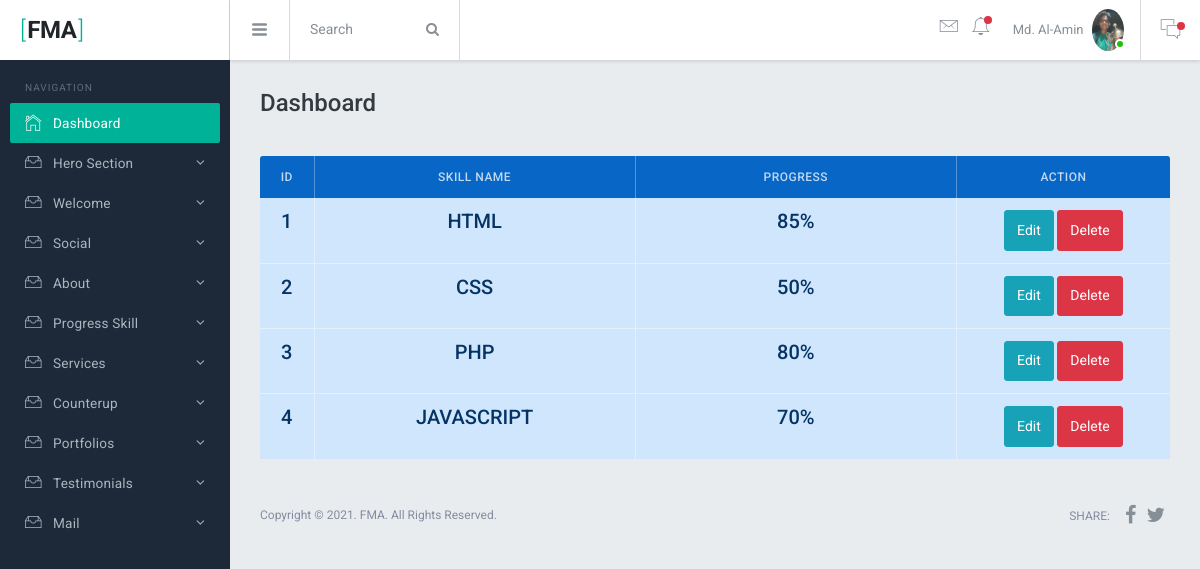
Page /admin/view-progress.php (signed in) on the committed database.
### tables this page shows
CREATE TABLE `progress` (
  `id` int(10) UNSIGNED NOT NULL,
  `name` varchar(255) NOT NULL,
  `progress` varchar(255) NOT NULL,
  `status` tinyint(4) NOT NULL DEFAULT 1
);

### admin/view-progress.php (the view)
<?php require_once 'inc/header.php';
  $select = "SELECT * FROM progress WHERE status = 1";
  $query = mysqli_query($conn, $select);
?>
 <table class="table table-bordered table-colored table-primary">
    <thead>
      <tr>
        <th class="wd-5p text-center">ID</th>
        <th class="wd-30p text-center">Skill Name</th>
        <th class="wd-30p text-center">Progress</th>
        <th class="wd-20p text-center">Action</th>
      </tr>
    </thead>
    <tbody>
      <?php foreach ($query as $key => $progress): ?>
      <tr>
        <th class="text-center" scope="row"><h5><?= isset($progress['name']) ? ++$key : '' ?></h5></th>
        <td class="text-center text-uppercase"><h5><?= isset($progress['name']) ? $progress['name'] : '' ?></h5></td>
        <td class="text-center text-uppercase"><h5><?= isset($progress['progress']) ? $progress['progress'].'%' : '' ?></h5></td>
        <?php if (isset($progress['name'])): ?>
        <td class="text-center">
          <a href="edit-progress.php?id=<?= $progress['id'] ?>" class="btn btn-info">Edit</a>
          <a href="delete-progress.php?id=<?= $progress['id'] ?>" class="btn btn-danger">Delete</a>
        </td>
        <?php endif;
      endforeach ?>
      </tr>
    </tbody>
  </table>
<?php require_once 'inc/footer.php'; ?>

### admin/inc/header.php (shortened to what this page needs)
<?php
require_once '../db.php';
  $adminId = $_SESSION['loginAdminId'];
$select = "SELECT * FROM admin WHERE id = $adminId";
$query = mysqli_query($conn, $select);
$assoc = mysqli_fetch_assoc($query);
?>
<!DOCTYPE html>
<html lang="en">
  <head>
    <link href="assets/lib/font-awesome/css/font-awesome.css" rel="stylesheet">
    <link href="assets/lib/Ionicons/css/ionicons.css" rel="stylesheet">
    <link href="../assets/lib/perfect-scrollbar/css/perfect-scrollbar.css" rel="stylesheet">
    <link href="assets/lib/jquery-switchbutton/jquery.switchButton.css" rel="stylesheet">
    <link href="assets/lib/rickshaw/rickshaw.min.css" rel="stylesheet">
    <link href="assets/lib/chartist/chartist.css" rel="stylesheet">
    <link rel="stylesheet" href="assets/css/bracket.css">
  </head>
  <body>
    <div class="br-logo"><a href=""><span>[</span>FMA<span>]</span></a></div>
    <div class="br-sideleft overflow-y-auto">
      <label class="sidebar-label pd-x-15 mg-t-20">Navigation</label>
      <div class="br-sideleft-menu">
        <a href="dashboard.php" class="br-menu-link active">
          <div class="br-menu-item">
            <i class="menu-item-icon icon ion-ios-home-outline tx-22"></i>
            <span class="menu-item-label">Dashboard</span>
          </div>
        </a>
        <a href="#" class="br-menu-link">
          <div class="br-menu-item">
            <i class="menu-item-icon icon ion-ios-filing-outline tx-24"></i>
            <span class="menu-item-label">Hero Section</span>
            <i class="menu-item-arrow fa fa-angle-down"></i>
          </div>
        </a>
         <a href="#" class="br-menu-link">
          <div class="br-menu-item">
            <i class="menu-item-icon icon ion-ios-filing-outline tx-24"></i>
            <span class="menu-item-label">Welcome</span>
            <i class="menu-item-arrow fa fa-angle-down"></i>
          </div>
        </a>
         <a href="#" class="br-menu-link">
          <div class="br-menu-item">
            <i class="menu-item-icon icon ion-ios-filing-outline tx-24"></i>
            <span class="menu-item-label">Social</span>
            <i class="menu-item-arrow fa fa-angle-down"></i>
          </div>
        </a>
         <a href="#" class="br-menu-link">
          <div class="br-menu-item">
            <i class="menu-item-icon icon ion-ios-filing-outline tx-24"></i>
            <span class="menu-item-label">About</span>
            <i class="menu-item-arrow fa fa-angle-down"></i>
          </div>
        </a>
         <a href="#" class="br-menu-link">
          <div class="br-menu-item">
            <i class="menu-item-icon icon ion-ios-filing-outline tx-24"></i>
            <span class="menu-item-label">Progress Skill</span>
            <i class="menu-item-arrow fa fa-angle-down"></i>
          </div>
        </a>
         <a href="#" class="br-menu-link">
          <div class="br-menu-item">
            <i class="menu-item-icon icon ion-ios-filing-outline tx-24"></i>
            <span class="menu-item-label">Services</span>
            <i class="menu-item-arrow fa fa-angle-down"></i>
          </div>
        </a>
         <a href="#" class="br-menu-link">
          <div class="br-menu-item">
            <i class="menu-item-icon icon ion-ios-filing-outline tx-24"></i>
            <span class="menu-item-label">Counterup</span>
            <i class="menu-item-arrow fa fa-angle-down"></i>
          </div>
        </a>
        <a href="#" class="br-menu-link">
          <div class="br-menu-item">
            <i class="menu-item-icon icon ion-ios-filing-outline tx-24"></i>
            <span class="menu-item-label">Portfolios</span>
            <i class="menu-item-arrow fa fa-angle-down"></i>
          </div>
        </a>
        <a href="#" class="br-menu-link">
          <div class="br-menu-item">
            <i class="menu-item-icon icon ion-ios-filing-outline tx-24"></i>
            <span class="menu-item-label">Testimonials</span>
            <i class="menu-item-arrow fa fa-angle-down"></i>
          </div>
        </a>
        <a href="#" class="br-menu-link">
          <div class="br-menu-item">
            <i class="menu-item-icon icon ion-ios-filing-outline tx-24"></i>
            <span class="menu-item-label">Mail</span>
            <i class="menu-item-arrow fa fa-angle-down"></i>
          </div>
        </a>
      </div>
      <br>
    </div>
    <div class="br-header">
      <div class="br-header-left">
        <div class="navicon-left hidden-md-down"><a id="btnLeftMenu" href=""><i class="icon ion-navicon-round"></i></a></div>
        <div class="input-group hidden-xs-down wd-170 transition">
          <input id="searchbox" type="text" class="form-control" placeholder="Search">
          <span class="input-group-btn">
            <button class="btn btn-secondary" type="button"><i class="fa fa-search"></i></button>
          </span>
        </div>
      </div>
      <div class="br-header-right">
        <nav class="nav">
          <div class="dropdown">
            <a href="" class="nav-link pd-x-7 pos-relative" data-toggle="dropdown">
              <i class="icon ion-ios-email-outline tx-24"></i>
              <?php
              $not = "SELECT * FROM mail WHERE notification = 'on'";
              $nq = mysqli_query($conn, $not);
              $na = mysqli_fetch_assoc($nq);
               ?>
              <span class="square-8 <?= isset($na['notification']) == 'on' ? 'bg-danger' : '' ?> pos-absolute t-15 r-0 rounded-circle"></span>
            </a>
          </div>
          <div class="dropdown">
            <a href="" class="nav-link pd-x-7 pos-relative" data-toggle="dropdown">
              <i class="icon ion-ios-bell-outline tx-24"></i>
              <span class="square-8 bg-danger pos-absolute t-15 r-5 rounded-circle"></span>
            </a>
          </div>
          <div class="dropdown">
            <a href="" class="nav-link nav-link-profile" data-toggle="dropdown">
              <span class="logged-name hidden-md-down"><?= $assoc['name'] ?></span>
              <img src="upload/profile/<?= $assoc['image'] ?>" class="wd-32 rounded-circle" alt="">
              <span class="square-10 bg-success"></span>
            </a>
          </div>
        </nav>
        <div class="navicon-right">
          <a id="btnRightMenu" href="" class="pos-relative">
            <i class="icon ion-ios-chatboxes-outline"></i>
            <span class="square-8 bg-danger pos-absolute t-10 r--5 rounded-circle"></span>
          </a>
        </div>
      </div>
    </div>
    <div class="br-mainpanel">
      <div class="pd-30">
        <h4 class="tx-gray-800 mg-b-5">Dashboard</h4>
      </div>
      <div class="br-pagebody mg-t-5 pd-x-30">

### rows in the picture
progress: name "HTML", progress "85"
progress: name "CSS", progress "50"
progress: name "PHP", progress "80"
progress: name "JAVASCRIPT", progress "70"

### other values in the picture
$assoc['name'] "Md. Al-Amin"
